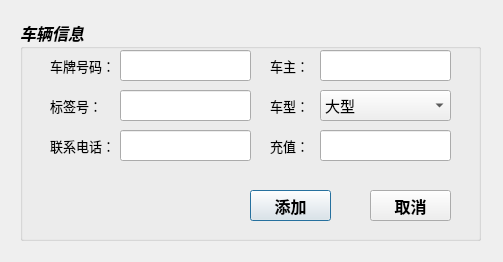
<?xml version="1.0" encoding="UTF-8"?>
<ui version="4.0">
 <class>ParkUserInfoAddDialog</class>
 <widget class="QDialog" name="ParkUserInfoAddDialog">
  <property name="geometry">
   <rect>
    <x>0</x>
    <y>0</y>
    <width>503</width>
    <height>262</height>
   </rect>
  </property>
  <property name="windowTitle">
   <string>Dialog</string>
  </property>
  <widget class="QGroupBox" name="groupBox">
   <property name="geometry">
    <rect>
     <x>20</x>
     <y>20</y>
     <width>461</width>
     <height>221</height>
    </rect>
   </property>
   <property name="font">
    <font>
     <family>宋体</family>
     <pointsize>12</pointsize>
     <weight>75</weight>
     <italic>true</italic>
     <bold>true</bold>
    </font>
   </property>
   <property name="title">
    <string>车辆信息</string>
   </property>
   <widget class="QLabel" name="label">
    <property name="geometry">
     <rect>
      <x>30</x>
      <y>30</y>
      <width>61</width>
      <height>31</height>
     </rect>
    </property>
    <property name="font">
     <font>
      <pointsize>10</pointsize>
      <weight>50</weight>
      <italic>false</italic>
      <bold>false</bold>
     </font>
    </property>
    <property name="text">
     <string>车牌号码：</string>
    </property>
   </widget>
   <widget class="QLabel" name="label_2">
    <property name="geometry">
     <rect>
      <x>250</x>
      <y>30</y>
      <width>41</width>
      <height>31</height>
     </rect>
    </property>
    <property name="font">
     <font>
      <pointsize>10</pointsize>
      <weight>50</weight>
      <italic>false</italic>
      <bold>false</bold>
     </font>
    </property>
    <property name="text">
     <string>车主：</string>
    </property>
   </widget>
   <widget class="QLabel" name="label_3">
    <property name="geometry">
     <rect>
      <x>250</x>
      <y>70</y>
      <width>41</width>
      <height>31</height>
     </rect>
    </property>
    <property name="font">
     <font>
      <pointsize>10</pointsize>
      <weight>50</weight>
      <italic>false</italic>
      <bold>false</bold>
     </font>
    </property>
    <property name="text">
     <string>车型：</string>
    </property>
   </widget>
   <widget class="QLabel" name="label_4">
    <property name="geometry">
     <rect>
      <x>30</x>
      <y>70</y>
      <width>51</width>
      <height>31</height>
     </rect>
    </property>
    <property name="font">
     <font>
      <pointsize>10</pointsize>
      <weight>50</weight>
      <italic>false</italic>
      <bold>false</bold>
     </font>
    </property>
    <property name="text">
     <string>标签号：</string>
    </property>
   </widget>
   <widget class="QLabel" name="label_5">
    <property name="geometry">
     <rect>
      <x>30</x>
      <y>110</y>
      <width>61</width>
      <height>31</height>
     </rect>
    </property>
    <property name="font">
     <font>
      <pointsize>10</pointsize>
      <weight>50</weight>
      <italic>false</italic>
      <bold>false</bold>
     </font>
    </property>
    <property name="text">
     <string>联系电话：</string>
    </property>
   </widget>
   <widget class="QPushButton" name="pushButtonAdd">
    <property name="geometry">
     <rect>
      <x>230</x>
      <y>170</y>
      <width>81</width>
      <height>31</height>
     </rect>
    </property>
    <property name="font">
     <font>
      <italic>false</italic>
     </font>
    </property>
    <property name="text">
     <string>添加</string>
    </property>
   </widget>
   <widget class="QPushButton" name="pushButtonConcel">
    <property name="geometry">
     <rect>
      <x>350</x>
      <y>170</y>
      <width>81</width>
      <height>31</height>
     </rect>
    </property>
    <property name="font">
     <font>
      <italic>false</italic>
     </font>
    </property>
    <property name="text">
     <string>取消</string>
    </property>
   </widget>
   <widget class="QLabel" name="label_6">
    <property name="geometry">
     <rect>
      <x>250</x>
      <y>110</y>
      <width>41</width>
      <height>31</height>
     </rect>
    </property>
    <property name="font">
     <font>
      <pointsize>10</pointsize>
      <weight>50</weight>
      <italic>false</italic>
      <bold>false</bold>
     </font>
    </property>
    <property name="text">
     <string>充值：</string>
    </property>
   </widget>
   <widget class="QLineEdit" name="lineEditPlate">
    <property name="geometry">
     <rect>
      <x>100</x>
      <y>30</y>
      <width>131</width>
      <height>31</height>
     </rect>
    </property>
    <property name="font">
     <font>
      <weight>50</weight>
      <italic>false</italic>
      <bold>false</bold>
     </font>
    </property>
   </widget>
   <widget class="QLineEdit" name="lineEditName">
    <property name="geometry">
     <rect>
      <x>300</x>
      <y>30</y>
      <width>131</width>
      <height>31</height>
     </rect>
    </property>
    <property name="font">
     <font>
      <weight>50</weight>
      <italic>false</italic>
      <bold>false</bold>
     </font>
    </property>
   </widget>
   <widget class="QLineEdit" name="lineEditTag">
    <property name="geometry">
     <rect>
      <x>100</x>
      <y>70</y>
      <width>131</width>
      <height>31</height>
     </rect>
    </property>
    <property name="font">
     <font>
      <weight>50</weight>
      <italic>false</italic>
      <bold>false</bold>
     </font>
    </property>
    <property name="inputMethodHints">
     <set>Qt::ImhDigitsOnly</set>
    </property>
   </widget>
   <widget class="QLineEdit" name="lineEditContact">
    <property name="geometry">
     <rect>
      <x>100</x>
      <y>110</y>
      <width>131</width>
      <height>31</height>
     </rect>
    </property>
    <property name="font">
     <font>
      <weight>50</weight>
      <italic>false</italic>
      <bold>false</bold>
     </font>
    </property>
    <property name="inputMethodHints">
     <set>Qt::ImhDigitsOnly</set>
    </property>
   </widget>
   <widget class="QComboBox" name="comboBox">
    <property name="geometry">
     <rect>
      <x>300</x>
      <y>70</y>
      <width>131</width>
      <height>31</height>
     </rect>
    </property>
    <property name="font">
     <font>
      <pointsize>11</pointsize>
      <weight>50</weight>
      <italic>false</italic>
      <bold>false</bold>
     </font>
    </property>
    <item>
     <property name="text">
      <string>大型</string>
     </property>
    </item>
    <item>
     <property name="text">
      <string>中型</string>
     </property>
    </item>
    <item>
     <property name="text">
      <string>小型</string>
     </property>
    </item>
    <item>
     <property name="text">
      <string>公交车</string>
     </property>
    </item>
    <item>
     <property name="text">
      <string>警车</string>
     </property>
    </item>
   </widget>
   <widget class="QLineEdit" name="lineEditCharge">
    <property name="geometry">
     <rect>
      <x>300</x>
      <y>110</y>
      <width>131</width>
      <height>31</height>
     </rect>
    </property>
    <property name="font">
     <font>
      <weight>50</weight>
      <italic>false</italic>
      <bold>false</bold>
     </font>
    </property>
    <property name="inputMethodHints">
     <set>Qt::ImhDigitsOnly</set>
    </property>
    <property name="text">
     <string extracomment="可不填，默认为 0"/>
    </property>
   </widget>
  </widget>
 </widget>
 <resources/>
 <connections/>
</ui>
